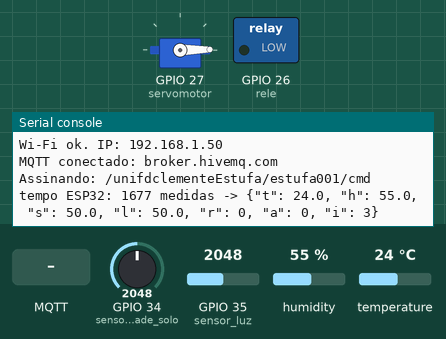
This program was run on a simulated ESP32 board running MicroPython. On the bench: servo, switched loads named in the program (green lamp = pin HIGH), the last lines printed to the serial console. Wiring (from the project's diagram.json): DHT22 sensor on GPIO 4, relay on GPIO 26, servo on GPIO 27, potentiometer on GPIO 34, light sensor on GPIO 35. The inputs (shaded band) are chosen by the test bench; at power-on: GPIO 34 (sensor_umidade_solo) = 2048, GPIO 35 (sensor_luz) = 2048, humidity 55 %, temperature 24 °C (analog values on the 0–4095 scale). WiFi joins after 1.5 s; no MQTT or app messages arrive unless stated; servo angles are drawn from the pulse width (0.5 ms = 0°, 2.5 ms = 180°).

Above: at 2.7 s.
2.8 s: MQTT message "setInterval" arrives on the first subscribed topic
At 4.0 s:
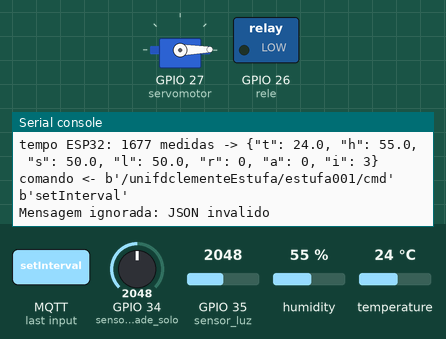
4.3 s: MQTT message "setRelay" arrives on the first subscribed topic
At 4.55 s:
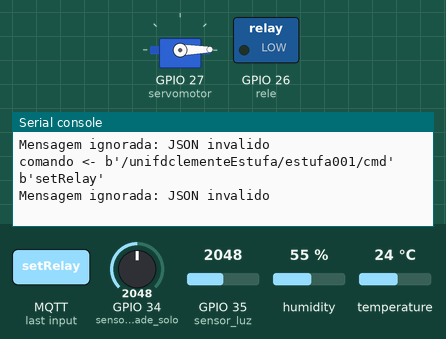
5.8 s: MQTT message "setSending" arrives on the first subscribed topic
At 6.4 s:
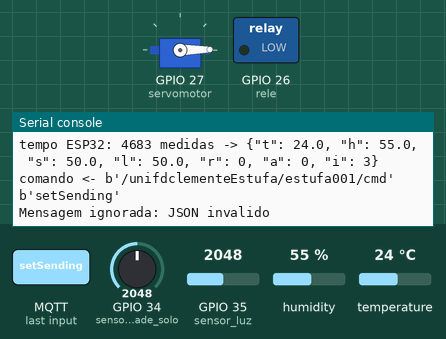
Timing chart, 0 to 8.8 s (numbered marks = the images above; inputs shaded):
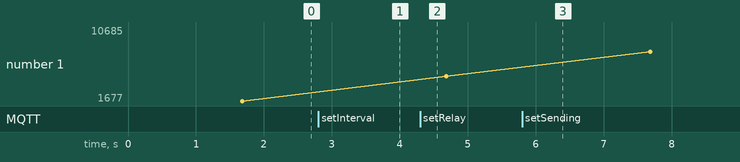

The program:

main.py
```python
"""
Estufa inteligente integrada ao FIWARE.
ESP32 / MicroPython / MQTT / IoT Agent JSON.
"""

import dht
import gc
import json
import network
import time
from machine import ADC, Pin, PWM
from umqtt.simple import MQTTClient


# ---------------------------------------------------------------------------
# Configuracao
# ---------------------------------------------------------------------------
SSID = "Wokwi-GUEST"
SENHA = ""

BROKER = "broker.hivemq.com"
PORTA = 1883

API_KEY = "unifdclementeEstufa"
DEVICE_ID = "estufa001"
CLIENT_ID = "esp32_" + API_KEY + "_" + DEVICE_ID

TOPICO_MEDIDAS = "/json/" + API_KEY + "/" + DEVICE_ID + "/attrs"
TOPICO_COMANDOS = "/" + API_KEY + "/" + DEVICE_ID + "/cmd"
TOPICO_RESULTADO = "/json/" + API_KEY + "/" + DEVICE_ID + "/cmdexe"

INTERVALO_MIN = 2000           # ms
INTERVALO_MAX = 10000          # ms
intervalo = 3000               # ms
envio_ativo = True

# ADC de 12 bits: valor menor corresponde a maior percentual
ADC_SECO_ESCURO = 4095
ADC_MOLHADO_CLARO = 0


# ---------------------------------------------------------------------------
# Hardware
# ---------------------------------------------------------------------------
sensor_umidade_solo = ADC(Pin(34))
sensor_umidade_solo.atten(ADC.ATTN_11DB)

sensor_luz = ADC(Pin(35))
sensor_luz.atten(ADC.ATTN_11DB)

sensor_dht22 = dht.DHT22(Pin(4))

rele = Pin(26, Pin.OUT)
rele.value(0)

servomotor = PWM(Pin(27), freq=50)
angulo_servo = 0


def mover_servo(angulo):
    global angulo_servo
    duty = int(26 + angulo * 102 / 180)
    servomotor.duty(duty)
    angulo_servo = angulo


mover_servo(0)


def porcentagem_adc_invertida(leitura):
    valor = 100 * (ADC_SECO_ESCURO - leitura) / (ADC_SECO_ESCURO - ADC_MOLHADO_CLARO)
    return round(max(0, min(100, valor)), 1)


def ler_sensores():
    try:
        sensor_dht22.measure()
        temperatura = sensor_dht22.temperature()
        umidade_ar = sensor_dht22.humidity()
    except OSError as erro:
        print("Falha na leitura do DHT22:", erro)
        return None

    adc_solo = sensor_umidade_solo.read()
    adc_luz = sensor_luz.read()
    umidade_solo = porcentagem_adc_invertida(adc_solo)
    luminosidade = porcentagem_adc_invertida(adc_luz)

    return {
        "t": round(temperatura, 1),
        "h": round(umidade_ar, 1),
        "s": umidade_solo,
        "l": luminosidade,
    }


# ---------------------------------------------------------------------------
# Wi-Fi
# ---------------------------------------------------------------------------
wlan = network.WLAN(network.STA_IF)
wlan.active(True)
if not wlan.isconnected():
    wlan.connect(SSID, SENHA)
    inicio = time.ticks_ms()
    while not wlan.isconnected():
        if time.ticks_diff(time.ticks_ms(), inicio) > 15000:
            raise RuntimeError("Wi-Fi nao conectou")
        time.sleep(0.5)
print("Wi-Fi ok. IP:", wlan.ifconfig()[0])


# ---------------------------------------------------------------------------
# Medidas: ESP32 -> MQTT -> IoT Agent -> Orion
# ---------------------------------------------------------------------------
def publicar_medidas():
    dados = ler_sensores()
    if dados is None:
        return False

    dados["r"] = rele.value()
    dados["a"] = angulo_servo
    dados["i"] = intervalo // 1000

    payload = json.dumps(dados)
    cliente.publish(TOPICO_MEDIDAS.encode(), payload.encode())
    print("tempo ESP32:", time.ticks_ms(), "medidas ->", payload)
    return True


# ---------------------------------------------------------------------------
# Comandos: Orion -> IoT Agent -> MQTT -> ESP32
# ---------------------------------------------------------------------------
def converter_inteiro(valor):
    if isinstance(valor, bool):
        return None
    try:
        numero = float(valor)
        inteiro = int(numero)
        if numero == inteiro:
            return inteiro
    except (ValueError, TypeError, OverflowError):
        pass
    return None


def executar_comando(nome, valor):
    global intervalo, envio_ativo

    if nome not in ("setRelay", "setServo", "setInterval", "setSending"):
        return "ERRO: comando desconhecido"

    numero = converter_inteiro(valor)
    if numero is None:
        return "ERRO: valor invalido"

    if nome == "setRelay":
        if numero not in (0, 1):
            return "ERRO: setRelay aceita 0 ou 1"
        rele.value(numero)

    elif nome == "setServo":
        if not 0 <= numero <= 180:
            return "ERRO: setServo aceita 0 a 180"
        mover_servo(numero)

    elif nome == "setInterval":
        if not INTERVALO_MIN <= numero * 1000 <= INTERVALO_MAX:
            return "ERRO: setInterval aceita 2 a 10 segundos"
        intervalo = numero * 1000

    elif nome == "setSending":
        if numero not in (0, 1):
            return "ERRO: setSending aceita 0 ou 1"
        envio_ativo = (numero == 1)

    print("executado:", nome, numero)
    return "OK"


def ao_receber(topico, mensagem):
    global ultimo_envio
    print("comando <-", topico, mensagem)

    try:
        comandos = json.loads(mensagem.decode())
    except (ValueError, TypeError):
        print("Mensagem ignorada: JSON invalido")
        return

    if not isinstance(comandos, dict):
        print("Mensagem ignorada: esperava objeto JSON")
        return

    if not comandos:
        print("Mensagem ignorada: objeto JSON vazio")
        return

    respostas = {}
    for nome, valor in comandos.items():
        respostas[nome] = executar_comando(nome, valor)

    payload = json.dumps(respostas)
    cliente.publish(TOPICO_RESULTADO.encode(), payload.encode())
    print("resultado ->", payload)

    if envio_ativo and publicar_medidas():
        ultimo_envio = time.ticks_ms()


# ---------------------------------------------------------------------------
# Broker MQTT
# ---------------------------------------------------------------------------
cliente = None

ultimo_envio = time.ticks_ms() - intervalo
ultima_limpeza = time.ticks_ms()
ultima_tentativa = time.ticks_add(time.ticks_ms(), -5000)


# ---------------------------------------------------------------------------
# Laco principal
# ---------------------------------------------------------------------------
while True:
    agora = time.ticks_ms()

    if cliente is None:
        if time.ticks_diff(agora, ultima_tentativa) >= 5000:
            ultima_tentativa = agora

            if not wlan.isconnected():
                print("Wi-Fi desconectado. Tentando reconectar...")
                try:
                    wlan.connect(SSID, SENHA)
                except OSError as erro:
                    print("Falha Wi-Fi:", erro)

            else:
                try:
                    novo_cliente = MQTTClient(
                        CLIENT_ID.encode(),
                        BROKER,
                        port=PORTA,
                        keepalive=60
                    )

                    novo_cliente.set_callback(ao_receber)
                    novo_cliente.connect()
                    novo_cliente.subscribe(TOPICO_COMANDOS.encode())

                    cliente = novo_cliente

                    print("MQTT conectado:", BROKER)
                    print("Assinando:", TOPICO_COMANDOS)

                    ultimo_envio = time.ticks_ms() - intervalo

                except OSError as erro:
                    print("Falha na conexao MQTT:", erro)
                    cliente = None

    else:
        try:
            if not wlan.isconnected():
                raise OSError("Wi-Fi desconectado")

            cliente.check_msg()

            agora = time.ticks_ms()

            if envio_ativo and time.ticks_diff(
                agora, ultimo_envio
            ) >= intervalo:
                publicar_medidas()
                ultimo_envio = agora

        except OSError as erro:
            print("Conexao MQTT perdida:", erro)

            try:
                cliente.disconnect()
            except OSError:
                pass

            cliente = None

    # Limpeza periodica de memoria
    if time.ticks_diff(agora, ultima_limpeza) >= 15000:
        gc.collect()
        ultima_limpeza = agora
```

Measured:
- after the input at 2.8 s, the serial console: prints a new line at once (image 1)
- after the input at 4.3 s, the serial console: prints a new line at once (image 2)
- after the input at 5.8 s, the serial console: prints a new line at once (image 3)
- plotted number 1: 4683 → 10685 after the input at 5.8 s
